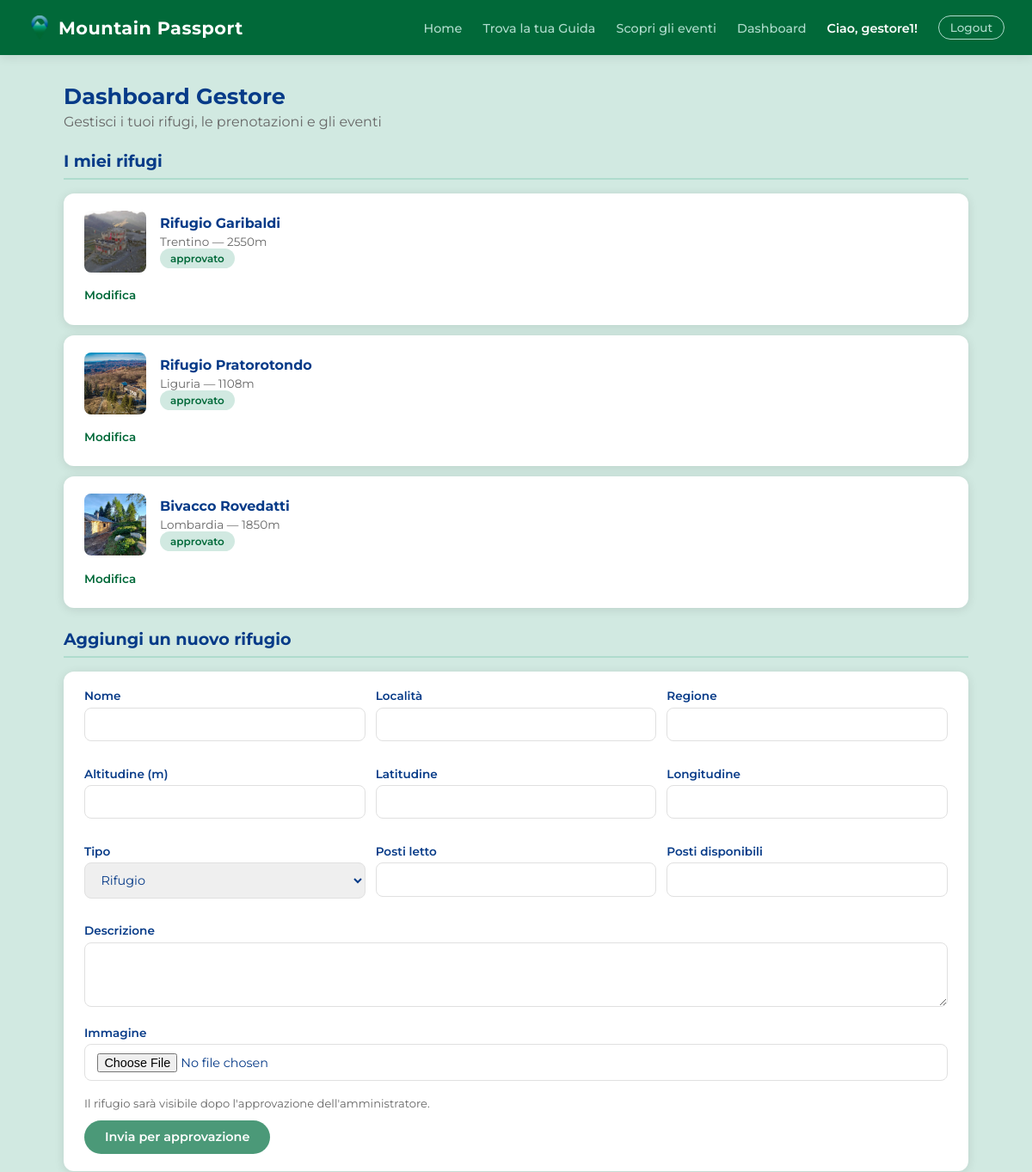
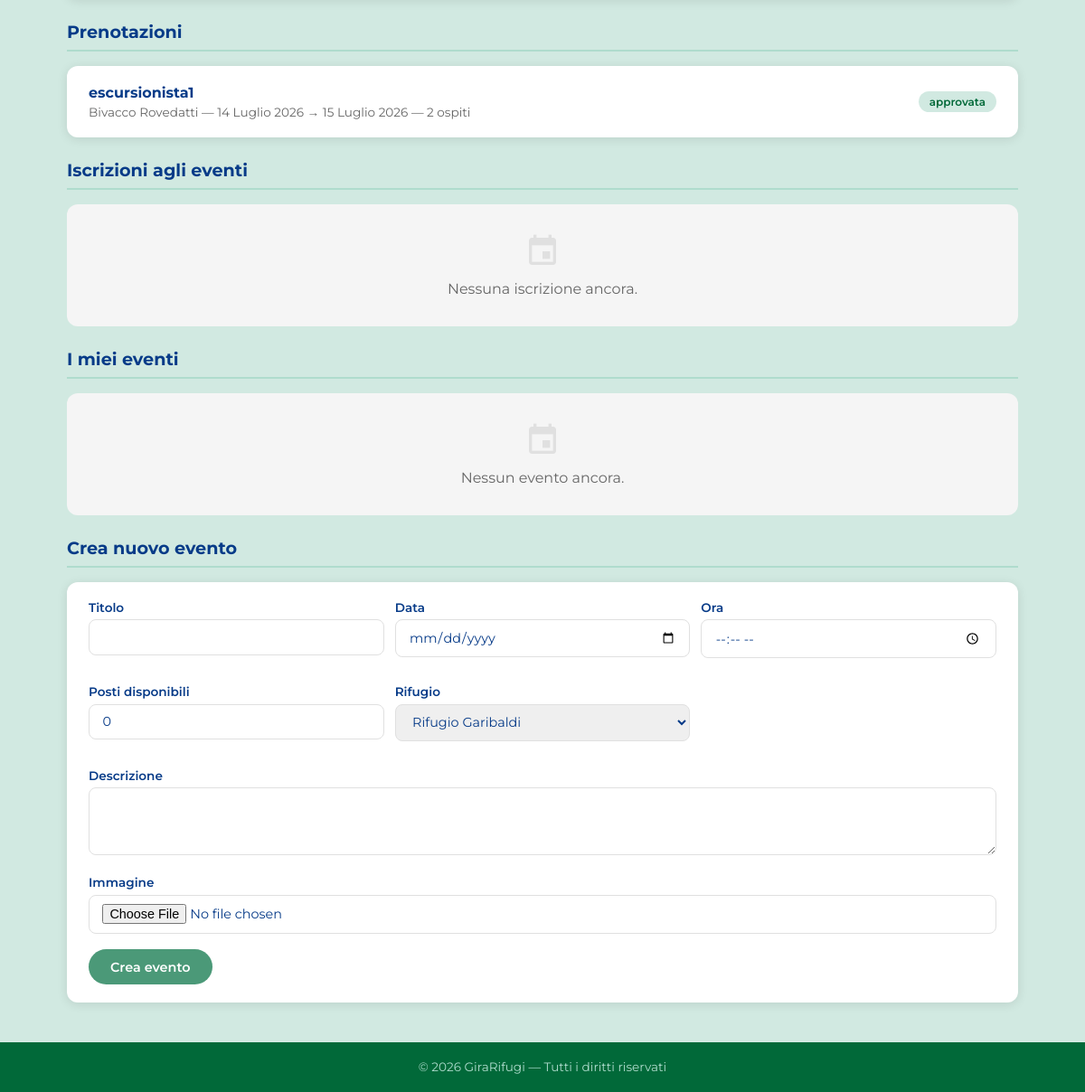
/gestore/ (signed in), run on the app's committed database (2 pictures, top to bottom).
### rifugi/models.py (models this page shows, shortened)
class Rifugio(models.Model):
    nome = models.CharField(max_length=200)
    localita = models.CharField(max_length=200)
    altitudine = models.IntegerField()
    latitudine = models.FloatField()
    longitudine = models.FloatField()
    regione = models.CharField(max_length=100)
    mensile = models.BooleanField(default=False)
    TIPO_CHOICES = [
        ('RIFUGIO', 'Rifugio'),
        ('BIVACCO', 'Bivacco'),
        ('CAPANNA', 'Capanna'),
    ]
    tipo = models.CharField(max_length=20, choices=TIPO_CHOICES, default='RIFUGIO')
    descrizione = models.TextField(blank=True)
    posti_letto = models.IntegerField(default=0)
    posti_disponibili = models.IntegerField(default=0)
    immagine = models.ImageField(upload_to='rifugi/', blank=True, null=True)
    qr_uuid = models.UUIDField(default=uuid.uuid4, unique=True, editable=False)
    STATO_CHOICES = [
        ('in_attesa', 'In attesa'),
        ('approvato', 'Approvato'),
    ]
    stato = models.CharField(max_length=20, choices=STATO_CHOICES, default='in_attesa')
    gestore = models.ForeignKey(
        User,
        on_delete=models.SET_NULL,
        null=True,
        blank=True,
        related_name='rifugi'
    )
    class Meta:
        verbose_name_plural = "Rifugi"

class Prenotazione(models.Model):
    escursionista = models.ForeignKey(
        User,
        on_delete=models.CASCADE,
        related_name='prenotazioni'
    )
    rifugio = models.ForeignKey(
        Rifugio,
        on_delete=models.CASCADE,
        related_name='prenotazioni'
    )
    data_arrivo = models.DateField()
    data_partenza = models.DateField()
    num_ospiti = models.IntegerField(default=1)
    STATO_CHOICES = [
        ('in_attesa', 'In attesa'),
        ('approvata', 'Approvata'),
        ('rifiutata', 'Rifiutata'),
    ]
    stato = models.CharField(max_length=20, choices=STATO_CHOICES, default='in_attesa')
    posti_restituiti = models.BooleanField(default=False)
    class Meta:
        verbose_name_plural = "Prenotazioni"

### rifugi/views.py (the view)
        def wrapper(request, *args, **kwargs):
            if not request.user.is_authenticated:
                return redirect_to_login(request.get_full_path())
            if not request.user.groups.filter(name=nome_gruppo).exists() and not request.user.is_superuser:
                return render(request, '403.html', status=403)
            return view_func(request, *args, **kwargs)

### templates/rifugi/dashboard_gestore.html (shortened to what this page needs)
{% extends 'base.html' %}
{% block content %}
<div class="page-header">
    <h2>Dashboard Gestore</h2>
    <p>Gestisci i tuoi rifugi, le prenotazioni e gli eventi</p>
</div>
<h2 class="section-title">I miei rifugi</h2>
{% for r in rifugi %}
<div class="card">
    <div style="display:flex; align-items:center; gap:1rem; flex:1;">
        {% if r.immagine %}
            <img src="{{ r.immagine.url }}" alt="{{ r.nome }}" style="width:72px; height:72px; border-radius:var(--radius-sm); object-fit:cover; flex-shrink:0;">
        {% else %}
            <div style="width:72px; height:72px; border-radius:var(--radius-sm); background:linear-gradient(135deg, var(--green) 0%, var(--blue-dark) 100%); flex-shrink:0;"></div>
        {% endif %}
        <div>
            <h3>{{ r.nome }}</h3>
            <p>{{ r.regione }} — {{ r.altitudine }}m</p>
            <span class="badge {% if r.stato == 'approvato' %}badge-green{% else %}badge-gray{% endif %}">{{ r.stato }}</span>
        </div>
    </div>
    <details class="modifica-details">
        <summary>Modifica</summary>
    </details>
</div>
{% empty %}
<div class="empty-state">
    <span class="material-icons">home</span>
    <p>Nessun rifugio ancora. Aggiungine uno qui sotto!</p>
</div>
{% endfor %}
<h2 class="section-title">Aggiungi un nuovo rifugio</h2>
<div class="card" style="display:block;">
    <form method="post" enctype="multipart/form-data">
        <div class="prenota-grid">
            <div class="form-group">
                <label>Nome</label>
                <input type="text" name="nome" required>
            </div>
            <div class="form-group">
                <label>Località</label>
                <input type="text" name="localita" required>
            </div>
            <div class="form-group">
                <label>Regione</label>
                <input type="text" name="regione" required>
            </div>
            <div class="form-group">
                <label>Altitudine (m)</label>
                <input type="number" name="altitudine" required>
            </div>
            <div class="form-group">
                <label>Latitudine</label>
                <input type="number" name="latitudine" step="any" required>
            </div>
            <div class="form-group">
                <label>Longitudine</label>
                <input type="number" name="longitudine" step="any" required>
            </div>
            <div class="form-group">
                <label>Tipo</label>
                <select name="tipo">
                    <option value="RIFUGIO">Rifugio</option>
                </select>
            </div>
            <div class="form-group">
                <label>Posti letto</label>
                <input type="number" name="posti_letto" required>
            </div>
            <div class="form-group">
                <label>Posti disponibili</label>
                <input type="number" name="posti_disponibili" required>
            </div>
        </div>
        <div class="form-group">
            <label>Descrizione</label>
            <textarea name="descrizione" rows="3"></textarea>
        </div>
        <div class="form-group">
            <label>Immagine</label>
            <input type="file" name="immagine" accept="image/*">
        </div>
        <p style="font-size:0.82rem; color:var(--gray); margin-bottom:0.75rem;">
            Il rifugio sarà visibile dopo l'approvazione dell'amministratore.
        </p>
        <button type="submit" class="btn btn-primary">Invia per approvazione</button>
    </form>
</div>
<h2 class="section-title">Prenotazioni</h2>
{% for p in prenotazioni %}
<div class="card">
    <div>
        <h3>{{ p.escursionista.username }}</h3>
        <p>{{ p.rifugio.nome }} — {{ p.data_arrivo }} → {{ p.data_partenza }} — {{ p.num_ospiti }} ospiti</p>
    </div>
    <div style="display:flex; align-items:center; gap:0.75rem; flex-wrap:wrap;">
        <span class="badge {% if p.stato == 'approvata' %}badge-green{% elif p.stato == 'rifiutata' %}badge-red{% else %}badge-gray{% endif %}">
            {{ p.stato }}
        </span>
    </div>
</div>
{% empty %}
<div class="empty-state">
    <span class="material-icons">calendar_today</span>
    <p>Nessuna prenotazione ancora.</p>
</div>
{% endfor %}
<h2 class="section-title">Iscrizioni agli eventi</h2>
{% for e in eventi %}
    {% for iscr in e.iscrizioni.all %}
    <div class="card">
        <div>
            <h3>{{ iscr.escursionista.username }}</h3>
            <p>{{ e.titolo }} — {{ e.data }} — {{ iscr.num_persone }} person{% if iscr.num_persone == 1 %}a{% else %}e{% endif %}</p>
        </div>
        <span class="badge badge-green">Iscritto</span>
    </div>
    {% endfor %}
{% empty %}
<div class="empty-state">
    <span class="material-icons">event</span>
    <p>Nessuna iscrizione ancora.</p>
</div>
{% endfor %}
<h2 class="section-title">I miei eventi</h2>
{% for e in eventi %}
<div class="card" style="display:block;">
    <div style="display:flex; align-items:center; gap:1rem; margin-bottom:0.75rem;">
        {% if e.immagine %}
            <img src="{{ e.immagine.url }}" alt="{{ e.titolo }}" style="width:72px; height:72px; border-radius:var(--radius-sm); object-fit:cover; flex-shrink:0;">
        {% else %}
            <div style="width:72px; height:72px; border-radius:var(--radius-sm); background:linear-gradient(135deg, var(--green) 0%, var(--blue-dark) 100%); flex-shrink:0;"></div>
        {% endif %}
        <div>
            <h3>{{ e.titolo }}</h3>
            <p>{{ e.rifugio.nome }} — {{ e.data }}{% if e.ora %} alle {{ e.ora }}{% endif %} — {{ e.posti_disponibili }} posti</p>
        </div>
    </div>
    <details class="modifica-details">
        <summary>Modifica</summary>
        <form method="post" enctype="multipart/form-data" style="margin-top:0.75rem;">
            {% csrf_token %}
            <input type="hidden" name="azione" value="modifica_evento">
            <input type="hidden" name="evento_pk" value="{{ e.pk }}">
            <div class="form-group">
                <label>Titolo</label>
                <input type="text" name="titolo" value="{{ e.titolo }}" required>
            </div>
            <div class="form-group">
                <label>Descrizione</label>
                <textarea name="descrizione" rows="2">{{ e.descrizione }}</textarea>
            </div>
            <div class="form-group">
                <label>Data</label>
                <input type="date" name="data" value="{{ e.data|date:'Y-m-d' }}" required>
            </div>
            <div class="form-group">
                <label>Ora</label>
                <input type="time" name="ora" value="{{ e.ora }}">
            </div>
            <div class="form-group">
                <label>Posti disponibili</label>
                <input type="number" name="posti_disponibili" value="{{ e.posti_disponibili }}">
            </div>
            <div class="form-group">
                <label>Rifugio</label>
                <select name="rifugio">
                    {% for r in rifugi %}
                    <option value="{{ r.pk }}" {% if r.pk == e.rifugio.pk %}selected{% endif %}>{{ r.nome }}</option>
                    {% endfor %}
                </select>
            </div>
            <div style="display:flex; gap:0.5rem; margin-top:0.5rem;">
                <button type="submit" class="btn btn-primary btn-sm">Salva</button>
            </div>
        </form>
        <form method="post" style="margin-top:0.5rem;">
            {% csrf_token %}
            <input type="hidden" name="azione" value="elimina_evento">
            <input type="hidden" name="evento_pk" value="{{ e.pk }}">
            <button type="submit" class="btn btn-danger btn-sm" onclick="return confirm('Eliminare questo evento?')">Elimina</button>
        </form>
    </details>
</div>
{% empty %}
<div class="empty-state">
    <span class="material-icons">event</span>
    <p>Nessun evento ancora.</p>
</div>
{% endfor %}
<h2 class="section-title">Crea nuovo evento</h2>
<div class="card" style="display:block;">
    <form method="post" enctype="multipart/form-data">
        <div class="prenota-grid">
            <div class="form-group">
                <label>Titolo</label>
                <input type="text" name="titolo" required>
            </div>
            <div class="form-group">
                <label>Data</label>
                <input type="date" name="data" required>
            </div>
            <div class="form-group">
                <label>Ora</label>
                <input type="time" name="ora">
            </div>
            <div class="form-group">
                <label>Posti disponibili</label>
                <input type="number" name="posti_disponibili" value="0">
            </div>
            <div class="form-group">
                <label>Rifugio</label>
                <select name="rifugio">
                    {% for r in rifugi %}
                    <option value="{{ r.pk }}">{{ r.nome }}</option>
                    {% endfor %}
                </select>
            </div>
        </div>
        <div class="form-group">
            <label>Descrizione</label>
            <textarea name="descrizione" rows="3"></textarea>
        </div>
        <div class="form-group">
            <label>Immagine</label>
            <input type="file" name="immagine" accept="image/*">
        </div>
        <button type="submit" class="btn btn-primary">Crea evento</button>
    </form>
</div>
{% endblock %}

### templates/base.html (shortened to what this page needs)
{% load static %}
<!DOCTYPE html>
<html lang="it">
<head>
    <link rel="stylesheet" href="{% static 'css/base.css' %}">
    <link rel="stylesheet" href="{% static 'css/home.css' %}">
    <link rel="stylesheet" href="{% static 'css/eventi.css' %}">
    <link rel="stylesheet" href="{% static 'css/detail.css' %}">
    <link rel="stylesheet" href="{% static 'css/form.css' %}">
    <link rel="stylesheet" href="{% static 'css/pages.css' %}">
</head>
<body>
<nav class="navbar">
    <a href="/" class="navbar-brand" style="display:flex; align-items:center; gap:0.5rem;">
        <img src="{% static 'logo.png' %}" alt="Mountain Passport" style="width:28px; height:28px;">
        Mountain Passport
    </a>
    <ul class="navbar-nav">
        <li><a href="{% url 'home' %}">Home</a></li>
        <li><a href="{% url 'guide' %}">Trova la tua Guida</a></li>
        <li><a href="{% url 'eventi' %}">Scopri gli eventi</a></li>
        {% if user.is_authenticated %}
            {% if user.groups.all.0.name == 'Escursionista' %}
                <li><a href="{% url 'checkin' %}">Check-in</a></li>
                <li><a href="{% url 'passaporto' %}">Passaporto</a></li>
            {% elif user.groups.all.0.name == 'GestoreRifugio' %}
                <li><a href="{% url 'dashboard_gestore' %}">Dashboard</a></li>
            {% elif user.groups.all.0.name == 'GuidaAlpina' %}
                <li><a href="{% url 'dashboard_guida' %}">Dashboard</a></li>
            {% elif user.groups.all.0.name == 'Admin' or user.is_superuser %}
                <li><a href="{% url 'pannello_admin' %}">Pannello Admin</a></li>
            {% endif %}
            <li><span class="navbar-user">Ciao, {{ user.username }}!</span></li>
            <li>
                <form method="post" action="/accounts/logout/" style="display:inline">
                    <button type="submit" class="btn-logout">Logout</button>
                </form>
            </li>
        {% else %}
            <li><a href="/accounts/login/">Login</a></li>
            <li><a href="{% url 'register' %}">Registrati</a></li>
        {% endif %}
    </ul>
</nav>
<main>
    {% block content %}{% endblock %}
</main>
<footer>
    <p>&copy; 2026 GiraRifugi — Tutti i diritti riservati</p>
</footer>
</body>
</html>

### data on the page
Rifugio: immagine (picture), nome "Rifugio Garibaldi", regione "Trentino", altitudine "2550", stato "approvato"
Rifugio: immagine (picture), nome "Rifugio Pratorotondo", regione "Liguria", altitudine "1108", stato "approvato"
Rifugio: immagine (picture), nome "Bivacco Rovedatti", regione "Lombardia", altitudine "1850", stato "approvato"
Prenotazione: escursionista.username "escursionista1", rifugio.nome "Bivacco Rovedatti", data_arrivo "14 Luglio 2026", data_partenza "15 Luglio 2026", num_ospiti "2", stato "approvata"

### other printed values
{{ user.username }} "gestore1"
form field rifugio "Rifugio Garibaldi"
